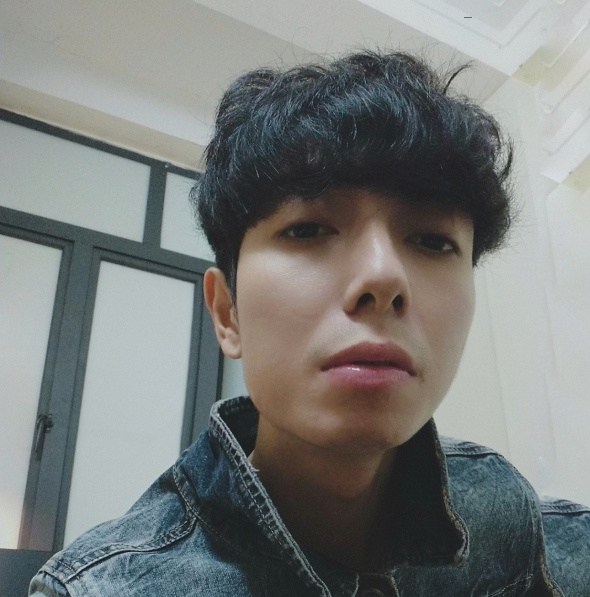
#> input picture useOpenCV/QK_rs.jpg, 590 x 597 px
$ python EdgesImage.py
#> lines starting #> are read from the running program, lines starting #| are printed output that depends on the picture
import cv2

image_gray = cv2.imread("QK_rs.jpg",0)
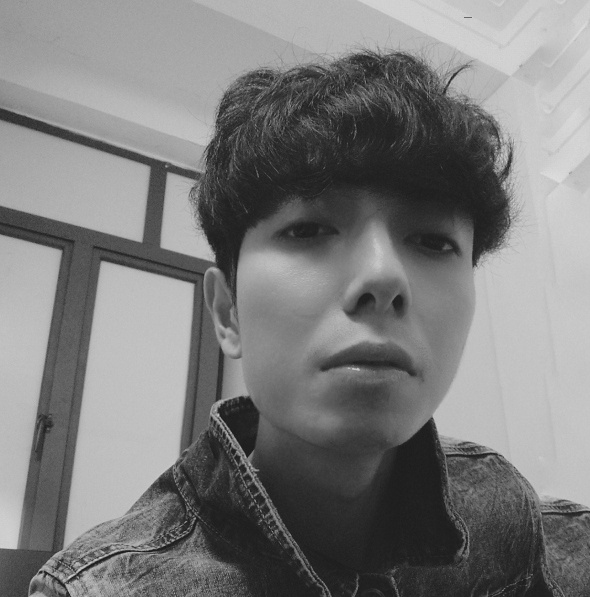
#> image_gray: shape (597, 590); min 24, max 222, mean 124.4
cv2.imshow("anh xam",image_gray)
cv2.waitKey(1000)

image_edges = cv2.Canny(image_gray,100,200)
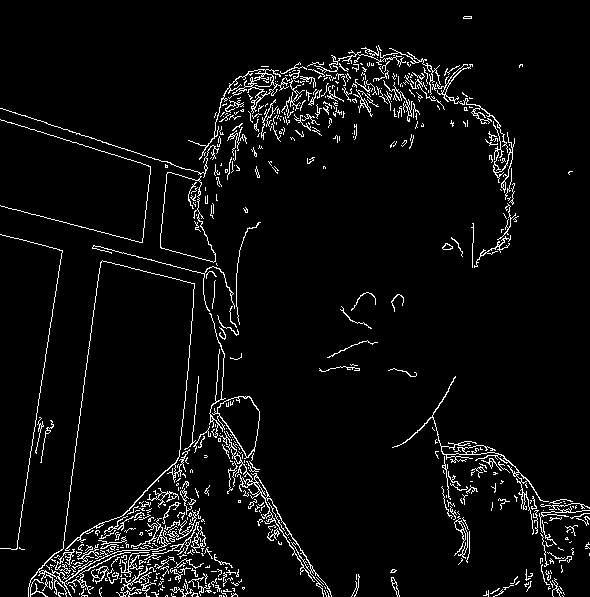
#> image_edges: shape (597, 590); 4.8% white in thin lines or dots
cv2.imshow("anh canh",image_edges)
cv2.waitKey()
cv2.destroyAllWindows()
